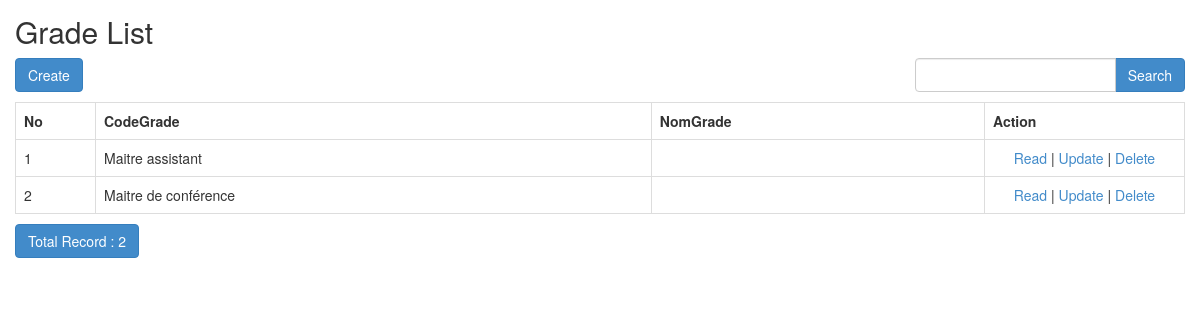
The page /admin/index.php/grade on the database its author committed.
### tables this page shows
CREATE TABLE `Grade` (
  `idGrade` int(11) NOT NULL,
  `codeGrade` varchar(254) DEFAULT NULL,
  `nomGrade` varchar(254) DEFAULT NULL
);

### admin/application/controllers/Grade.php (called while the page is built, shortened)
<?php
class Grade extends CI_Controller
{
    function __construct()
    {
        $this->load->model('Grade_model');
        $this->load->library('form_validation');
    }
    public function index()
    {
        $q = urldecode($this->input->get('q', TRUE));
        $start = intval($this->input->get('start'));
        if ($q <> '') {
            $config['base_url'] = base_url() . 'grade/index.html?q=' . urlencode($q);
            $config['first_url'] = base_url() . 'grade/index.html?q=' . urlencode($q);
        } else {
            $config['base_url'] = base_url() . 'grade/index.html';
            $config['first_url'] = base_url() . 'grade/index.html';
        }
        $config['per_page'] = 10;
        $config['page_query_string'] = TRUE;
        $config['total_rows'] = $this->Grade_model->total_rows($q);
        $grade = $this->Grade_model->get_limit_data($config['per_page'], $start, $q);
        $this->load->library('pagination');
        $this->pagination->initialize($config);
        $data = array(
            'grade_data' => $grade,
            'q' => $q,
            'pagination' => $this->pagination->create_links(),
            'total_rows' => $config['total_rows'],
            'start' => $start,
        );
        $this->load->view('grade/Grade_list', $data);
    }
}

### admin/index.php (called while the page is built, shortened)
<?php
require_once BASEPATH.'core/CodeIgniter.php';

### admin/application/config/config.php (called while the page is built, shortened)
<?php
$config['base_url'] = "http://".$_SERVER["HTTP_HOST"].dirname($_SERVER["SCRIPT_NAME"]);
$config['index_page'] = 'index.php';
$config['uri_protocol']	= 'REQUEST_URI';
$config['url_suffix'] = '.shema';
$config['language']	= 'english';
$config['charset'] = 'UTF-8';
$config['enable_hooks'] = FALSE;
$config['subclass_prefix'] = 'MY_';
$config['composer_autoload'] = FALSE;
$config['permitted_uri_chars'] = 'a-z 0-9~%.:_\-';
$config['enable_query_strings'] = FALSE;
$config['controller_trigger'] = 'c';
$config['function_trigger'] = 'm';
$config['directory_trigger'] = 'd';
$config['allow_get_array'] = TRUE;
$config['log_threshold'] = 0;
$config['log_path'] = '';
$config['log_file_extension'] = '';
$config['log_file_permissions'] = 0644;
$config['log_date_format'] = 'Y-m-d H:i:s';
$config['error_views_path'] = '';
$config['cache_path'] = '';
$config['cache_query_string'] = FALSE;
$config['encryption_key'] = '';
$config['sess_driver'] = 'files';
$config['sess_cookie_name'] = 'ci_session';
$config['sess_expiration'] = 7200;
$config['sess_save_path'] = NULL;
$config['sess_match_ip'] = FALSE;
$config['sess_time_to_update'] = 300;
$config['sess_regenerate_destroy'] = FALSE;
$config['cookie_prefix']	= '';
$config['cookie_domain']	= '';
$config['cookie_path']		= '/';
$config['cookie_secure']	= FALSE;
$config['cookie_httponly'] 	= FALSE;
$config['standardize_newlines'] = FALSE;
$config['global_xss_filtering'] = FALSE;
$config['csrf_protection'] = FALSE;
$config['csrf_token_name'] = 'csrf_test_name';
$config['csrf_cookie_name'] = 'csrf_cookie_name';
$config['csrf_expire'] = 7200;
$config['csrf_regenerate'] = TRUE;
$config['csrf_exclude_uris'] = array();
$config['compress_output'] = FALSE;
$config['time_reference'] = 'local';
$config['rewrite_short_tags'] = FALSE;
$config['proxy_ips'] = '';

### admin/application/models/Grade_model.php (called while the page is built, shortened)
<?php
class Grade_model extends CI_Model
{
    public $table = 'Grade';
    public $id = 'idGrade';
    public $order = 'DESC';
    function total_rows($q = NULL) {
        $this->db->like('idGrade', $q);
	$this->db->or_like('codeGrade', $q);
	$this->db->or_like('nomGrade', $q);
	$this->db->from($this->table);
        return $this->db->count_all_results();
    }
    function get_limit_data($limit, $start = 0, $q = NULL) {
        $this->db->order_by($this->id, $this->order);
        $this->db->like('idGrade', $q);
	$this->db->or_like('codeGrade', $q);
	$this->db->or_like('nomGrade', $q);
	$this->db->limit($limit, $start);
        return $this->db->get($this->table)->result();
    }
}

### admin/application/views/grade/Grade_list.php (the view, shortened to what this page needs)
<!doctype html>
<html>
    <head>
        <link rel="stylesheet" href="<?php echo base_url('assets/bootstrap/css/bootstrap.min.css') ?>"/>
    </head>
    <body>
        <h2 style="margin-top:0px">Grade List</h2>
        <div class="row" style="margin-bottom: 10px">
            <div class="col-md-4">
                <?php echo anchor(site_url('grade/create'),'Create', 'class="btn btn-primary"'); ?>
            </div>
            <div class="col-md-4 text-center">
            </div>
            <div class="col-md-1 text-right">
            </div>
            <div class="col-md-3 text-right">
                <form action="<?php echo site_url('grade/index'); ?>" class="form-inline" method="get">
                    <div class="input-group">
                        <input type="text" class="form-control" name="q" value="<?php echo $q; ?>">
                        <span class="input-group-btn">
                          <button class="btn btn-primary" type="submit">Search</button>
                        </span>
                    </div>
                </form>
            </div>
        </div>
        <table class="table table-bordered" style="margin-bottom: 10px">
            <tr>
                <th>No</th>
		<th>CodeGrade</th>
		<th>NomGrade</th>
		<th>Action</th>
            </tr><?php
            foreach ($grade_data as $grade)
            {
                ?>
                <tr>
			<td width="80px"><?php echo ++$start ?></td>
			<td><?php echo $grade->codeGrade ?></td>
			<td><?php echo $grade->nomGrade ?></td>
			<td style="text-align:center" width="200px">
				<?php
				echo anchor(site_url('grade/read/'.$grade->idGrade),'Read');
				echo ' | ';
				echo anchor(site_url('grade/update/'.$grade->idGrade),'Update');
				echo ' | ';
				echo anchor(site_url('grade/delete/'.$grade->idGrade),'Delete','onclick="javasciprt: return confirm(\'Are You Sure ?\')"');
				?>
			</td>
		</tr>
                <?php
            }
            ?>
        </table>
        <div class="row">
            <div class="col-md-6">
                <a href="#" class="btn btn-primary">Total Record : <?php echo $total_rows ?></a>
	    </div>
            <div class="col-md-6 text-right">
            </div>
        </div>
    </body>
</html>

### admin/application/views/grade/Grade_list.php (style rules this page uses)
body { padding: 15px; }

### rows shown on the page
grade: codeGrade "Maitre assistant", idGrade "Read", idGrade "Update", idGrade "Delete"
grade: codeGrade "Maitre de conférence", idGrade "Read", idGrade "Update", idGrade "Delete"

### other values the page prints
anchor(site_url('grade/create'),'Create', 'class="btn btn-primary"') "Create"
$total_rows "2"
